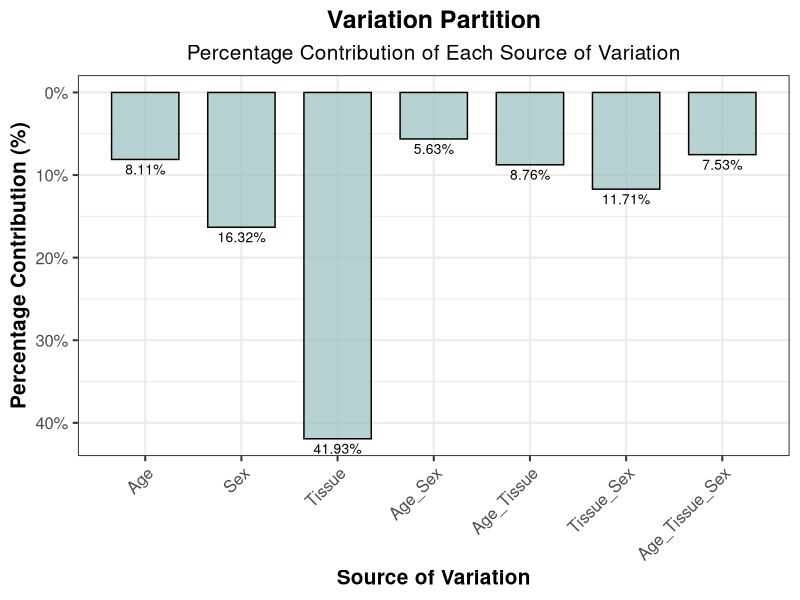

Recreate this plot in R.

#### Variation Partition
# In excel I calculated percentage of SS values for each source of variation. 

# Load necessary library
library(ggplot2)

# Data
ss_values <- c(Age = 8.111, Sex = 16.32, Tissue = 41.93, 
               Age_Sex = 5.63, Age_Tissue = 8.76, 
               Tissue_Sex = 11.71, Age_Tissue_Sex = 7.53)

# Convert the named vector to a data frame for ggplot2
ss_data <- data.frame(
  Source = factor(names(ss_values), levels = names(ss_values)), # Maintain order
  SS = as.numeric(ss_values)
)

# Create the bar plot
ggplot(ss_data, aes(x = Source, y = -SS)) +
  geom_bar(stat = "identity", fill = alpha("#97bebf", 0.7), color = "black", width = 0.7) +
  geom_text(aes(label = paste0(round(SS, 2), "%")), vjust = 1.5, color = "black", size = 3.5) +
  labs(title = "Variation Partition",
       subtitle = "Percentage Contribution of Each Source of Variation",
       x = "Source of Variation",
       y = "Percentage Contribution (%)") +
  scale_y_continuous(labels = function(x) paste0(abs(x), "%")) +
  scale_x_discrete(expand = c(0.1, 0.1)) +  # Add space between bars and outer border
  theme_bw(base_size = 15) +
  theme(
    plot.title = element_text(hjust = 0.5, face = "bold"),
    plot.subtitle = element_text(hjust = 0.5),
    axis.text.x = element_text(angle = 45, hjust = 1),
    axis.title.x = element_text(face = "bold"),
    axis.title.y = element_text(face = "bold")
  )



